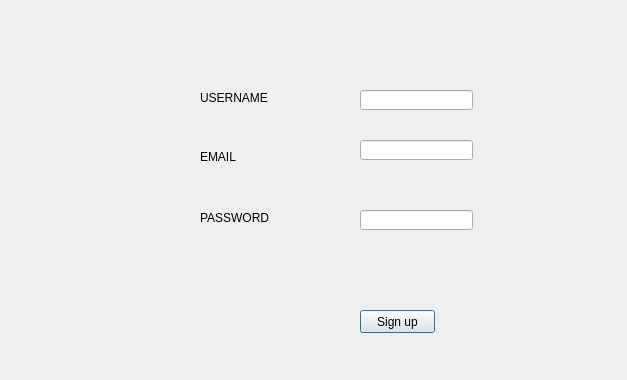
<?xml version="1.0" encoding="UTF-8"?>
<ui version="4.0">
 <class>Dialog</class>
 <widget class="QDialog" name="Dialog">
  <property name="geometry">
   <rect>
    <x>0</x>
    <y>0</y>
    <width>627</width>
    <height>380</height>
   </rect>
  </property>
  <property name="windowTitle">
   <string>Dialog</string>
  </property>
  <widget class="QLabel" name="label">
   <property name="geometry">
    <rect>
     <x>200</x>
     <y>90</y>
     <width>71</width>
     <height>16</height>
    </rect>
   </property>
   <property name="text">
    <string>USERNAME</string>
   </property>
  </widget>
  <widget class="QLabel" name="label_2">
   <property name="geometry">
    <rect>
     <x>200</x>
     <y>150</y>
     <width>46</width>
     <height>13</height>
    </rect>
   </property>
   <property name="text">
    <string>EMAIL</string>
   </property>
  </widget>
  <widget class="QLabel" name="label_3">
   <property name="geometry">
    <rect>
     <x>200</x>
     <y>210</y>
     <width>71</width>
     <height>16</height>
    </rect>
   </property>
   <property name="text">
    <string>PASSWORD</string>
   </property>
  </widget>
  <widget class="QLineEdit" name="lineEdit">
   <property name="geometry">
    <rect>
     <x>360</x>
     <y>90</y>
     <width>113</width>
     <height>20</height>
    </rect>
   </property>
  </widget>
  <widget class="QLineEdit" name="lineEdit_2">
   <property name="geometry">
    <rect>
     <x>360</x>
     <y>140</y>
     <width>113</width>
     <height>20</height>
    </rect>
   </property>
  </widget>
  <widget class="QLineEdit" name="lineEdit_3">
   <property name="geometry">
    <rect>
     <x>360</x>
     <y>210</y>
     <width>113</width>
     <height>20</height>
    </rect>
   </property>
  </widget>
  <widget class="QPushButton" name="pushButton">
   <property name="geometry">
    <rect>
     <x>360</x>
     <y>310</y>
     <width>75</width>
     <height>23</height>
    </rect>
   </property>
   <property name="text">
    <string>Sign up</string>
   </property>
  </widget>
 </widget>
 <resources/>
 <connections/>
</ui>
